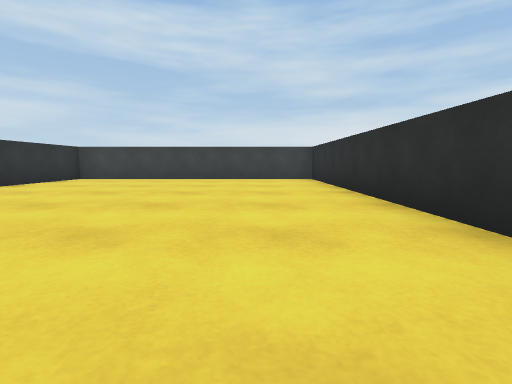
view 1 (above)

16 first-person views from a walk through a Unity game level. The camera is 0.51 m above the floor, tilts 6° down and sees 85° across. The floor is counted in squares, 1 m on a side. Each view is taken from the middle of a square. On the plan, view 1 faces up. The plan holds only what a view shows up to about 9 squares ahead; the rest is blank. The player is left out.

view 2
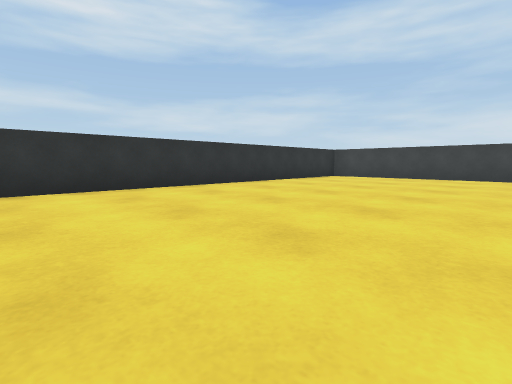

view 3
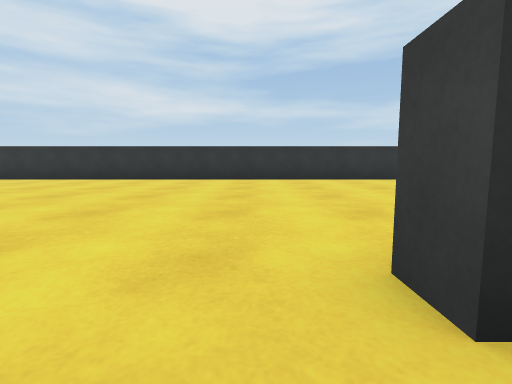

view 4
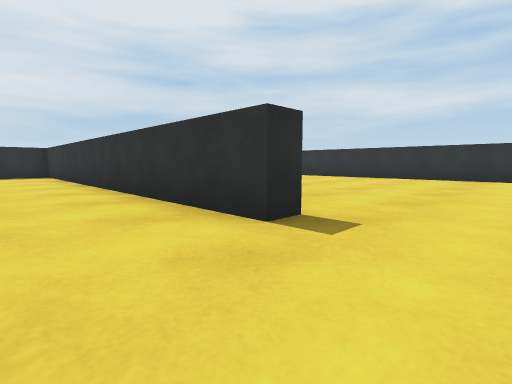

view 5
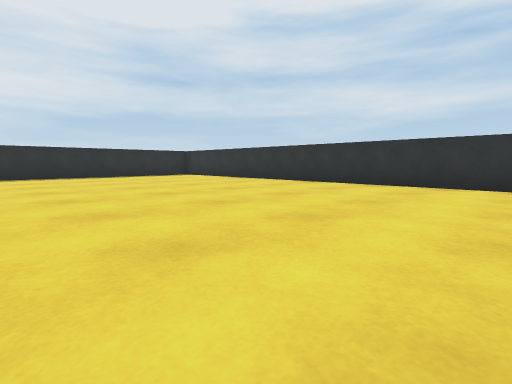

view 6
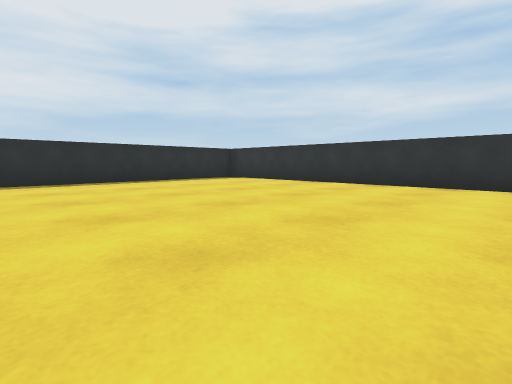

view 7
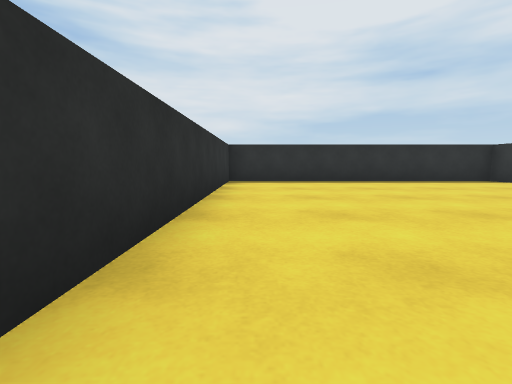

view 8
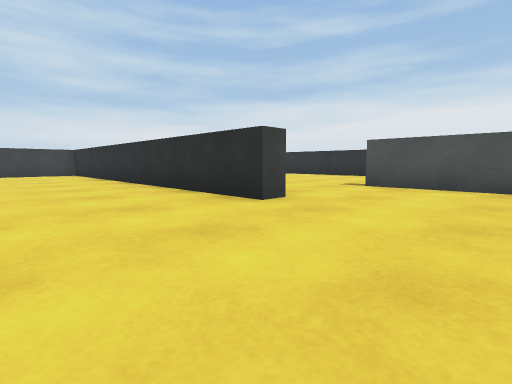

view 9
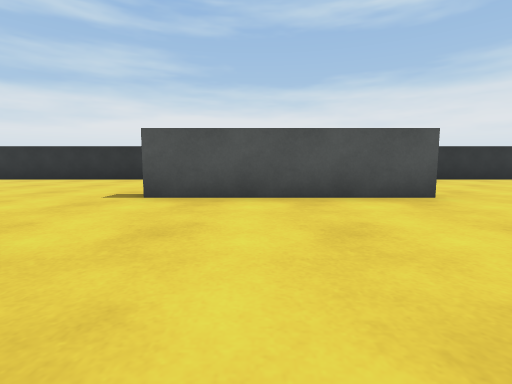

view 10
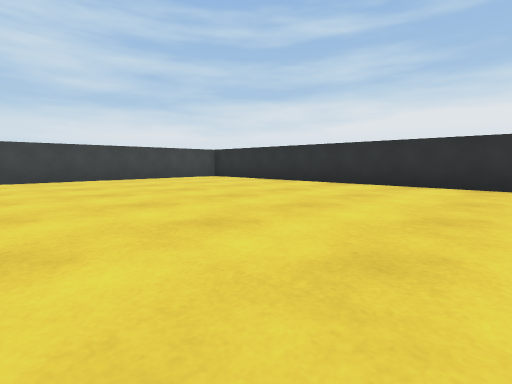

view 11
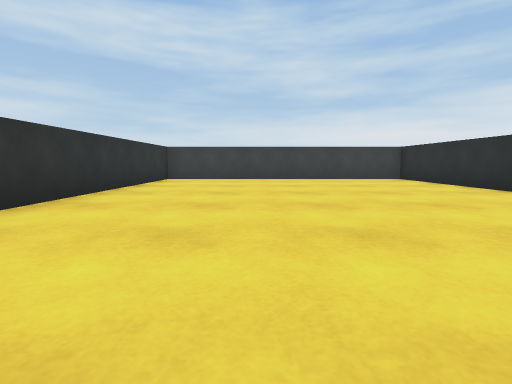

view 12
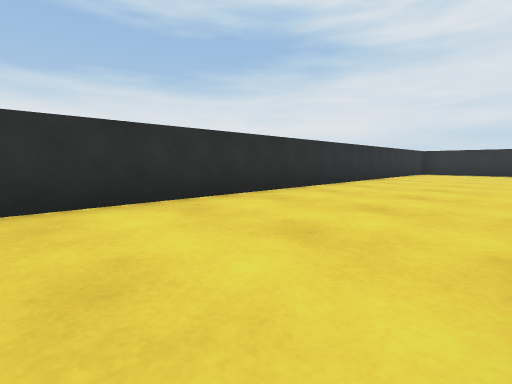

view 13
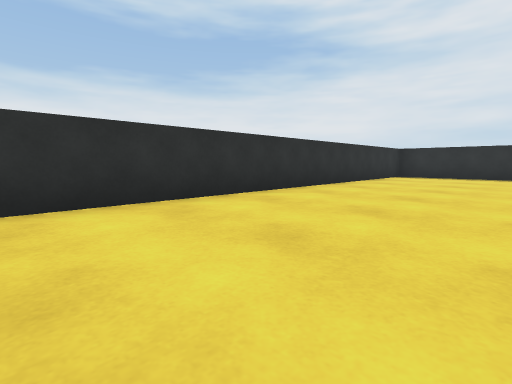

view 14
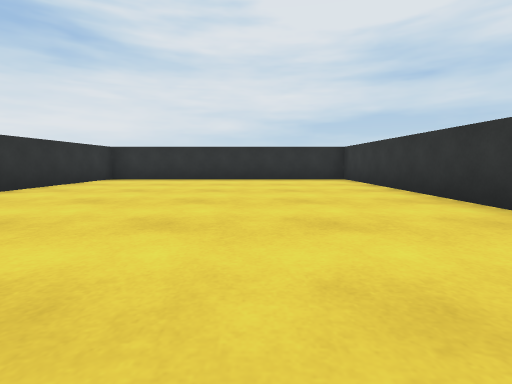

view 15
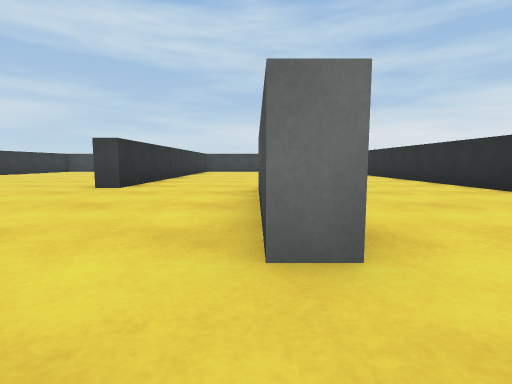

view 16
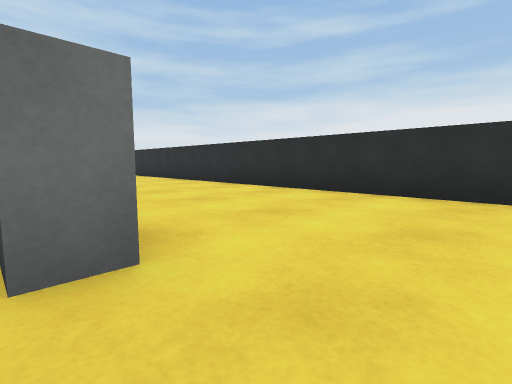

### Floor plan
Ten units are one square. View 1 is at (0, 0); x grows to the right and y downward. Boxes are objects, and circles mark ways between rooms. Rooms are numbered by the first view taken in them; rooms with no view inside come last. Other rooms are left out.
<svg viewBox="-60 -92 160 254">
<path fill="none" stroke="#000" d="M16 56 22 56M22 4 22 14 18 14 18 -87 -55 -87 -55 157 18 157 18 88M51 56 51 12M56 56 51 56M22 56 22 157 95 157 95 -87 22 -87 22 4"/>
<circle cx="35" cy="32" r="3" fill="#2a7"/>
<text x="-20" y="30">1</text>
<text x="60" y="40">2</text>
</svg>
Room 1 opens to room 2.

Where each view was taken, in squares from view 1:
view 1: 0 up, 0 right, facing up
view 2: 1 down, 0 right, facing up-left
view 3: 2 down, 3 right, facing left
view 4: 4 down, 4 right, facing down-left
view 5: 5 down, 1 right, facing down-left
view 6: 8 down, 1 right, facing down-left
view 7: 8 down, 1 right, facing down
view 8: 4 down, 1 left, facing up-right
view 9: 3 down, 1 right, facing right
view 10: 0 up, 3 right, facing up-right
view 11: 0 up, 5 right, facing up
view 12: 2 down, 6 right, facing down-right
view 13: 5 down, 6 right, facing down-right
view 14: 7 down, 5 right, facing down
view 15: 7 down, 5 right, facing up
view 16: 7 down, 5 right, facing up-right
